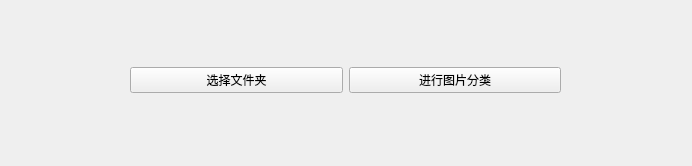
<?xml version="1.0" encoding="UTF-8"?>
<ui version="4.0">
 <class>MainWindow</class>
 <widget class="QMainWindow" name="MainWindow">
  <property name="geometry">
   <rect>
    <x>0</x>
    <y>0</y>
    <width>692</width>
    <height>166</height>
   </rect>
  </property>
  <property name="windowTitle">
   <string>外业调查拍照图片分类保存</string>
  </property>
  <widget class="QWidget" name="centralWidget">
   <widget class="QWidget" name="horizontalLayoutWidget">
    <property name="geometry">
     <rect>
      <x>130</x>
      <y>40</y>
      <width>431</width>
      <height>80</height>
     </rect>
    </property>
    <layout class="QHBoxLayout" name="horizontalLayout">
     <item>
      <widget class="QPushButton" name="pushButton_select_path">
       <property name="text">
        <string>选择文件夹</string>
       </property>
      </widget>
     </item>
     <item>
      <widget class="QPushButton" name="pushButton_run">
       <property name="text">
        <string>进行图片分类</string>
       </property>
      </widget>
     </item>
    </layout>
   </widget>
  </widget>
 </widget>
 <resources/>
 <connections/>
</ui>
